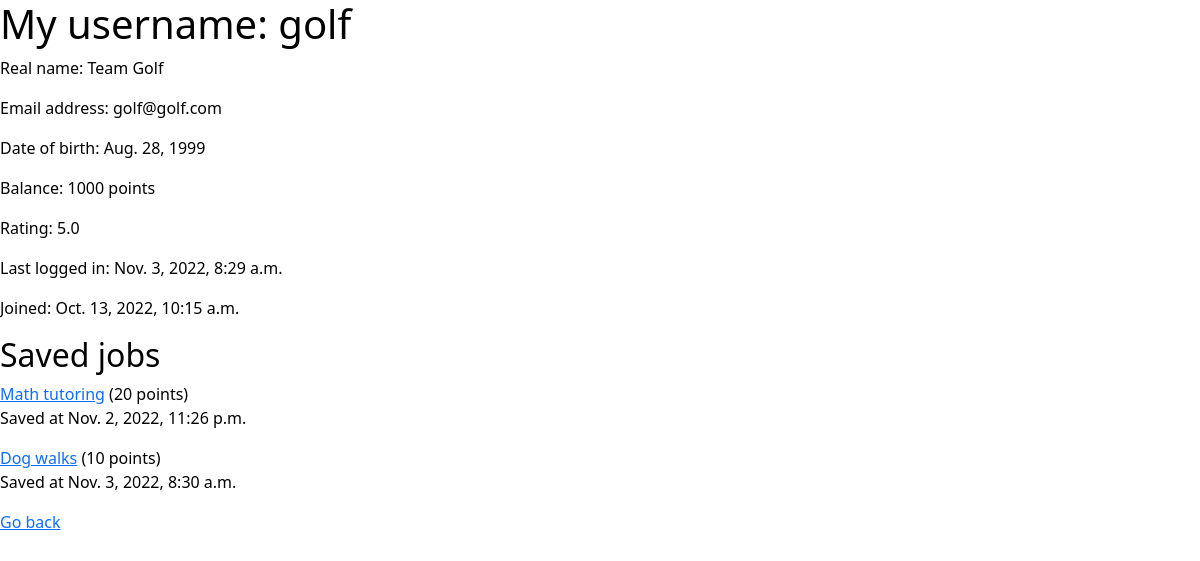
Page /profile/me/ (signed in) on the committed database.
### jobs/models.py (models this page shows)
class UserExtended(models.Model):
    user_id = models.OneToOneField(
        User,
        on_delete = models.CASCADE,
        primary_key = True
    )
    balance = models.IntegerField(default=0)
    date_of_birth = models.DateField()
    rating = models.FloatField(default=0)

class JobPosting(models.Model):
    job_id = models.BigAutoField(primary_key=True)
    poster_id = models.ForeignKey(User, on_delete=models.CASCADE) # Should we use something else on delete?
    location = models.CharField(max_length=8)
    job_title = models.CharField(max_length=50)
    job_short_description = models.CharField(max_length=50)
    job_description = models.CharField(max_length=1000)
    posting_time = models.DateTimeField(default=timezone.now)
    points = models.IntegerField(validators=[MinValueValidator(1)])
    deadline = models.DateTimeField(default=None, blank=True, null=True)
    hidden = models.BooleanField(default=False)
    assigned = models.BooleanField(default=False)
    completed = models.BooleanField(default=False)

class UserSaveForLater(models.Model):
    save_for_later_id = models.BigAutoField(primary_key=True)
    user_id = models.ForeignKey(User, on_delete = models.CASCADE)
    job_id = models.ForeignKey(JobPosting, on_delete = models.CASCADE)
    saving_time = models.DateTimeField()
    class Meta:
         constraints = [
            models.UniqueConstraint(
                fields=['user_id', 'job_id'], name='sfl_user_job_combo'
            )
        ]

### userprofile/views.py (the view)
# urls.py: path('me/', views.me, name='me'), # My profile
def me(request):
    template = loader.get_template('userprofile/private.html')
    id = request.user.id
    try:
        user_extended = UserExtended.objects.get(pk=id)
    except UserExtended.DoesNotExist:
        return HttpResponseNotFound()
    saved_jobs = []
    saved = UserSaveForLater.objects.filter(user_id=id)
    for job in saved:
        saved_jobs.append([job.job_id, job.saving_time])
    context = {
        'user': user_extended,
        'saved': saved_jobs,
    }
    return HttpResponse(template.render(context, request))

### templates/userprofile/private.html (shortened to what this page needs)
{% extends 'base.html' %}
{% block content %}
<h1>My username: {{ user.user_id.username }}</h1>
<p>Real name: {{ user.user_id.first_name }} {{ user.user_id.last_name }}</p>
<p>Email address: {{ user.user_id.email }}</p>
<p>Date of birth: {{ user.date_of_birth }}</p>
<p>Balance: {{ user.balance }} points</p>
<p>Rating: {{ user.rating }}</p>
<p>Last logged in: {{ user.user_id.last_login }}</p>
<p>Joined: {{ user.user_id.date_joined }}</p>
<h2>Saved jobs</h2>
{% if saved %}
    <div>
        {% for job, time in saved %}
        <p>
            <a href="{% url 'jobdetails' job.job_id %}">{{ job.job_title }}</a> ({{job.points}} points)
            <br>Saved at {{ time }}
        </p>
        {% endfor %}
    </div>
{% else %}
    <p>I don't have any saved jobs.</p>
{% endif %}
<p><a href="{% url 'home' %}">Go back</a></p>
{% endblock %}

### static/css/styles.css (style rules this page uses)
body { background-color: #ffffff; color: #000; }

### rows in the picture
UserExtended: user_id.first_name "Team", user_id.last_name "Golf", user_id.email "golf@golf.com", date_of_birth "Aug. 28, 1999", balance "1000", rating "5.0", user_id.last_login "Nov. 3, 2022, 8:29 a.m.", user_id.date_joined "Oct. 13, 2022, 10:15 a.m."
JobPosting: job_title "Math tutoring", points "20", saving_time "Nov. 2, 2022, 11:26 p.m."
JobPosting: job_title "Dog walks", points "10", saving_time "Nov. 3, 2022, 8:30 a.m."
